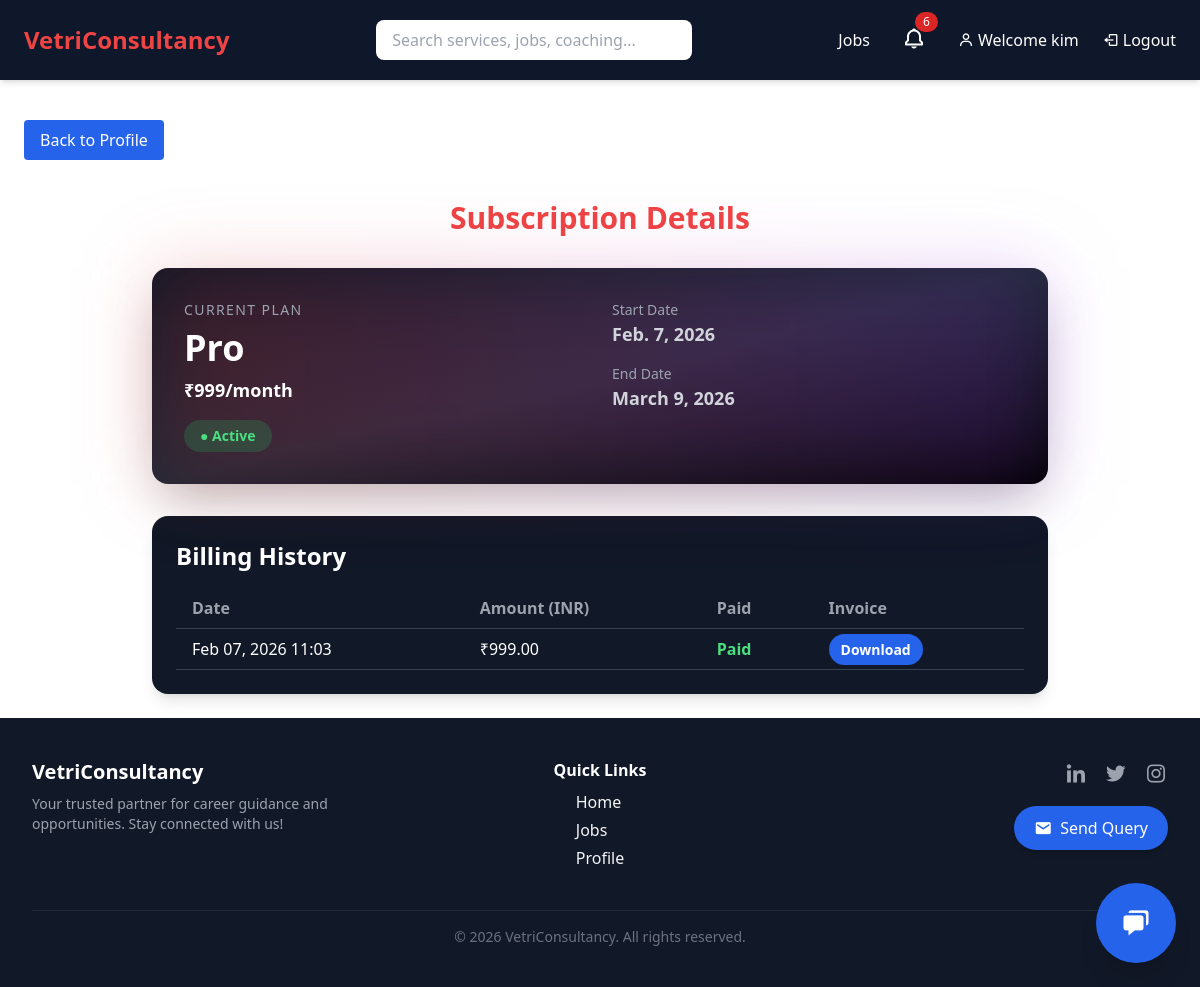
The page /subscription/ (signed in) on the database its author committed.
### VCS/models.py (models this page shows, shortened)
class Subscription(models.Model):
    PLAN_CHOICES = (
        ("Pro", "Pro"),
        ("Pro Plus", "Pro Plus"),
    )
    BILLING_CYCLE_CHOICES = (
        ("monthly", "Monthly"),
        ("yearly", "Yearly"),
    )
    user = models.OneToOneField(User, on_delete=models.CASCADE)
    plan_name = models.CharField(max_length=50, choices=PLAN_CHOICES, default="Pro")
    billing_cycle = models.CharField(max_length=10, choices=BILLING_CYCLE_CHOICES, default="monthly")
    start_date = models.DateField(auto_now_add=True)
    end_date = models.DateField()
    active = models.BooleanField(default=True)
    @property
    def price_display(self):
        if self.plan_name == "Pro":
            if self.billing_cycle == "monthly":
                return "₹999/month"
            else:
                return "₹8,999/year"
        elif self.plan_name == "Pro Plus":
            return "₹29,999/year"
        return "N/A"

class Invoice(models.Model):
    user = models.ForeignKey(User, on_delete=models.CASCADE)
    subscription = models.ForeignKey(Subscription, on_delete=models.CASCADE)
    invoice_number = models.CharField(max_length=50, unique=True, editable=False)
    amount = models.DecimalField(max_digits=8, decimal_places=2)
    date = models.DateTimeField(auto_now_add=True)
    paid = models.BooleanField(default=False)
    file = models.FileField(upload_to="invoices/", null=True, blank=True)

### VCS/views.py (the view)
# urls.py: path('subscription/', subscription_dashboard, name='subscription'),
@login_required
def subscription_dashboard(request):
    default_plan = "Pro"
    subscription, created = Subscription.objects.get_or_create(
        user=request.user,
        defaults={
            "plan_name": default_plan,
            "billing_cycle": "yearly",
            "end_date": date.today() + timedelta(days=365),
            "active": True
        }
    )
    invoices = Invoice.objects.filter(user=request.user).order_by('-date')
    return render(request, "subscription.html", {
        "subscription": subscription,
        "invoices": invoices
    })

### VCS/context_processors.py (called while the page is built)
def notification_count(request):
    if request.user.is_authenticated:
        unread_count = Notification.objects.filter(
            user=request.user,
            is_read=False
        ).count()
        latest_notifications = Notification.objects.filter(
            user=request.user
        ).order_by('-created_at')[:5]
    else:
        unread_count = 0
        latest_notifications = []
    return {
        'notification_count': unread_count,
        'latest_notifications': latest_notifications,
    }

### VCS/templates/subscription.html
{% extends 'base.html' %}
{% block content %}
  <a href="{% url 'profile' %}" class="mt-4 inline-block bg-blue-600 text-white px-4 py-2 rounded">Back to Profile</a>
<div class="max-w-4xl mx-auto mt-10 space-y-8">
  <h1 class="text-center text-3xl font-bold mb-4 text-red-500">Subscription Details</h1>
  <div class="p-8 rounded-2xl bg-gradient-to-br from-gray-900 via-gray-800 to-black shadow-2xl text-white relative">
    <div class="absolute inset-0 bg-gradient-to-r from-red-600/20 to-purple-600/20 blur-2xl"></div>
    <div class="relative grid grid-cols-1 md:grid-cols-2 gap-6">
      <div>
        <p class="uppercase tracking-widest text-sm text-gray-400">Current Plan</p>
        <h3 class="text-4xl font-black mt-2">{{ subscription.plan_name }}</h3>
        <p class="mt-2 text-lg font-semibold">{{ subscription.price_display }}</p>
        <div class="mt-4">
          {% if subscription.active %}
            <span class="inline-flex items-center px-4 py-1.5 rounded-full bg-green-500/20 text-green-400 text-sm font-semibold">
              ● Active
            </span>
          {% else %}
            <span class="inline-flex items-center px-4 py-1.5 rounded-full bg-red-500/20 text-red-400 text-sm font-semibold">
              ● Expired
            </span>
          {% endif %}
        </div>
      </div>
      <div class="space-y-4 text-gray-300">
        <div>
          <p class="text-sm text-gray-400">Start Date</p>
          <p class="text-lg font-semibold">{{ subscription.start_date }}</p>
        </div>
        <div>
          <p class="text-sm text-gray-400">End Date</p>
          <p class="text-lg font-semibold">{{ subscription.end_date }}</p>
        </div>
      </div>
    </div>
  </div>
  {% if invoices %}
  <div class="bg-gray-900 text-white p-6 rounded-2xl shadow-lg">
    <h2 class="text-2xl font-bold mb-4">Billing History</h2>
    <div class="overflow-x-auto">
      <table class="w-full text-left border-collapse">
        <thead>
          <tr class="border-b border-gray-700">
            <th class="py-2 px-4 text-gray-400">Date</th>
            <th class="py-2 px-4 text-gray-400">Amount (INR)</th>
            <th class="py-2 px-4 text-gray-400">Paid</th>
            <th class="py-2 px-4 text-gray-400">Invoice</th>
          </tr>
        </thead>
        <tbody>
          {% for invoice in invoices %}
          <tr class="border-b border-gray-700">
            <td class="py-2 px-4">{{ invoice.date|date:"M d, Y H:i" }}</td>
            <td class="py-2 px-4">₹{{ invoice.amount }}</td>
            <td class="py-2 px-4">
              {% if invoice.paid %}
                <span class="text-green-400 font-semibold">Paid</span>
              {% else %}
                <span class="text-red-400 font-semibold">Pending</span>
              {% endif %}
            </td>
            <td class="py-2 px-4">
              {% if invoice.file %}
                <a href="{{ invoice.file.url }}" class="px-3 py-1.5 bg-blue-600 hover:bg-blue-700 rounded-full text-sm font-semibold" target="_blank" rel="noopener noreferrer">
                  Download
                </a>
              {% else %}
                <span class="text-gray-400">N/A</span>
              {% endif %}
            </td>
          </tr>
          {% endfor %}
        </tbody>
      </table>
    </div>
  </div>
  {% else %}
    <p class="text-gray-400 text-center mt-4">No billing history available.</p>
  {% endif %}
</div>
{% endblock %}

### VCS/templates/base.html (shortened to what this page needs)
<!DOCTYPE html>
<html lang="en" x-data="{ open: false, openQuery:false }">
<head>
    <script src="https://cdn.tailwindcss.com"></script>
    <link href="https://unpkg.com/boxicons@2.1.4/css/boxicons.min.css" rel="stylesheet">
    <link href="https://cdn.jsdelivr.net/npm/fullcalendar@6.1.11/index.global.min.css" rel="stylesheet">
</head>
<body class="flex flex-col min-h-screen">
    <header class="bg-slate-900 text-white px-6 py-4 flex flex-col md:flex-row md:items-center md:justify-between shadow-md">
    <div class="flex justify-between items-center w-full md:w-auto">
        <a href="/" class="text-2xl font-bold text-red-500 hover:text-red-600 transition-colors duration-200">
            VetriConsultancy
        </a>
    </div>
    <div :class="{'block': open, 'hidden': !open}" class="w-full mt-4 md:mt-0 md:flex md:items-center md:justify-between">
        <form action="/search/" method="get" class="w-full md:w-1/3 mx-auto mb-3 md:mb-0">
            <input type="text" name="q"
                   placeholder="Search services, jobs, coaching..."
                   class="w-full px-4 py-2 rounded-lg text-black focus:outline-none focus:ring-2 focus:ring-blue-500 transition shadow-sm">
        </form>
        <nav class="flex flex-col md:flex-row md:items-center space-y-2 md:space-y-0 md:space-x-6 text-sm md:text-base">
            <a href="/jobs/" class="hover:text-blue-400 transition duration-200">Jobs</a>
            {% if user.is_authenticated %}
            <div class="relative" id="notification-container">
                <button onclick="toggleNotifications()" class="relative text-2xl p-2 rounded hover:bg-slate-800 transition focus:outline-none">
                    <i class='bx bx-bell'></i>
                    {% if notification_count > 0 %}
                    <span class="absolute -top-1 -right-1 bg-red-600 text-white text-xs px-2 py-0.5 rounded-full">
                        {{ notification_count }}
                    </span>
                    {% endif %}
                </button>
            </div>
            {% if user.is_superuser or user.is_staff %}
            <a href="{% url 'admin_dashboard' %}" class="flex items-center gap-1 hover:text-yellow-400 transition duration-200">
                <i class='bx bx-tachometer'></i> Dashboard
            </a>
            {% else %}
            <a href="{% url 'profile' %}" class="flex items-center gap-1 hover:text-blue-400 transition duration-200">
                <i class='bx bx-user'></i> Welcome {{ user.username }}
            </a>
            {% endif %}
            <form method="post" action="{% url 'logout' %}" class="inline">
                <button type="submit" class="flex items-center gap-1 hover:text-red-400 transition duration-200">
                    <i class='bx bx-log-out'></i> Logout
                </button>
            </form>
            {% endif %}
        </nav>
    </div>
</header>
<main class="flex-grow px-4 md:px-6 py-6">
    {% block content %}{% endblock %}
</main>
<footer class="bg-gray-900 text-gray-100 py-10">
    <div class="max-w-7xl mx-auto px-4 sm:px-6 lg:px-8">
        <div class="grid grid-cols-1 sm:grid-cols-3 gap-8">
            <div class="flex flex-col items-center sm:items-start text-center sm:text-left">
                <h2 class="text-xl font-bold text-white mb-2">VetriConsultancy</h2>
                <p class="text-gray-400 text-sm">
                    Your trusted partner for career guidance and opportunities.
                    Stay connected with us!
                </p>
            </div>
            <div class="flex flex-col items-center">
                <h3 class="text-white font-semibold mb-2">Quick Links</h3>
                <ul class="space-y-1">
                    {% if user.is_superuser %}
                    <li><a href="/" class="hover:text-blue-500 transition-colors duration-200">Home</a></li>
                    <li><a href="/jobs" class="hover:text-blue-500 transition-colors duration-200">Jobs</a></li>
                    {% else %}
                    <li><a href="/" class="hover:text-blue-500 transition-colors duration-200">Home</a></li>
                    <li><a href="/jobs" class="hover:text-blue-500 transition-colors duration-200">Jobs</a></li>
                    <li><a href="/profile" class="hover:text-blue-500 transition-colors duration-200">Profile</a></li>
                    {% endif %}
                </ul>
            </div>
            <div class="flex flex-col items-center sm:items-end text-center sm:text-right space-y-4">
                <div class="flex space-x-4 justify-center sm:justify-end">
                    <a href="#" class="text-gray-400 hover:text-blue-600 transition-colors duration-200">
                        <i class='bx bxl-linkedin text-2xl'></i>
                    </a>
                    <a href="#" class="text-gray-400 hover:text-sky-400 transition-colors duration-200">
                        <i class='bx bxl-twitter text-2xl'></i>
                    </a>
                    <a href="#" class="text-gray-400 hover:text-pink-500 transition-colors duration-200">
                        <i class='bx bxl-instagram text-2xl'></i>
                    </a>
                </div>
                {% if user.is_authenticated and not user.is_superuser and not user.is_staff %}
                <button @click="openQuery=true"
                        class="bg-blue-600 hover:bg-blue-700 text-white px-5 py-2 rounded-full flex items-center gap-2 shadow-md hover:shadow-xl transition-all duration-300 transform hover:-translate-y-1 hover:scale-105">
                    <i class='bx bxs-envelope text-lg'></i>
                    <span class="font-medium">Send Query</span>
                </button>
                {% endif %}
            </div>
        </div>
        <div class="mt-10 border-t border-gray-800 pt-4 text-center text-gray-500 text-sm">
            © 2026 VetriConsultancy. All rights reserved.
        </div>
    </div>
</footer>
{% if user.is_authenticated and not user.is_superuser and not user.is_staff %}
<div x-data="{ openChat: false }" class="fixed bottom-6 right-6 z-50">
    <button @click="openChat = true"
        class="fixed bottom-6 right-6 w-16 h-16 sm:w-20 sm:h-20 bg-blue-600 hover:bg-blue-700 text-white rounded-full shadow-xl flex items-center justify-center transition-all duration-300 transform hover:scale-110 hover:rotate-12 animate-bounce">
    <i class='bx bxs-chat text-2xl sm:text-3xl'></i>
    </button>
</div>
{% endif %}
</body>
</html>

### rows shown on the page
Subscription: plan_name "Pro", price_display "₹999/month", start_date "Feb. 7, 2026", end_date "March 9, 2026"
Invoice: date "Feb 07, 2026 11:03", amount "999.00", paid "Paid"

### other values the page prints
{{ notification_count }} "6"
{{ user.username }} "kim"
